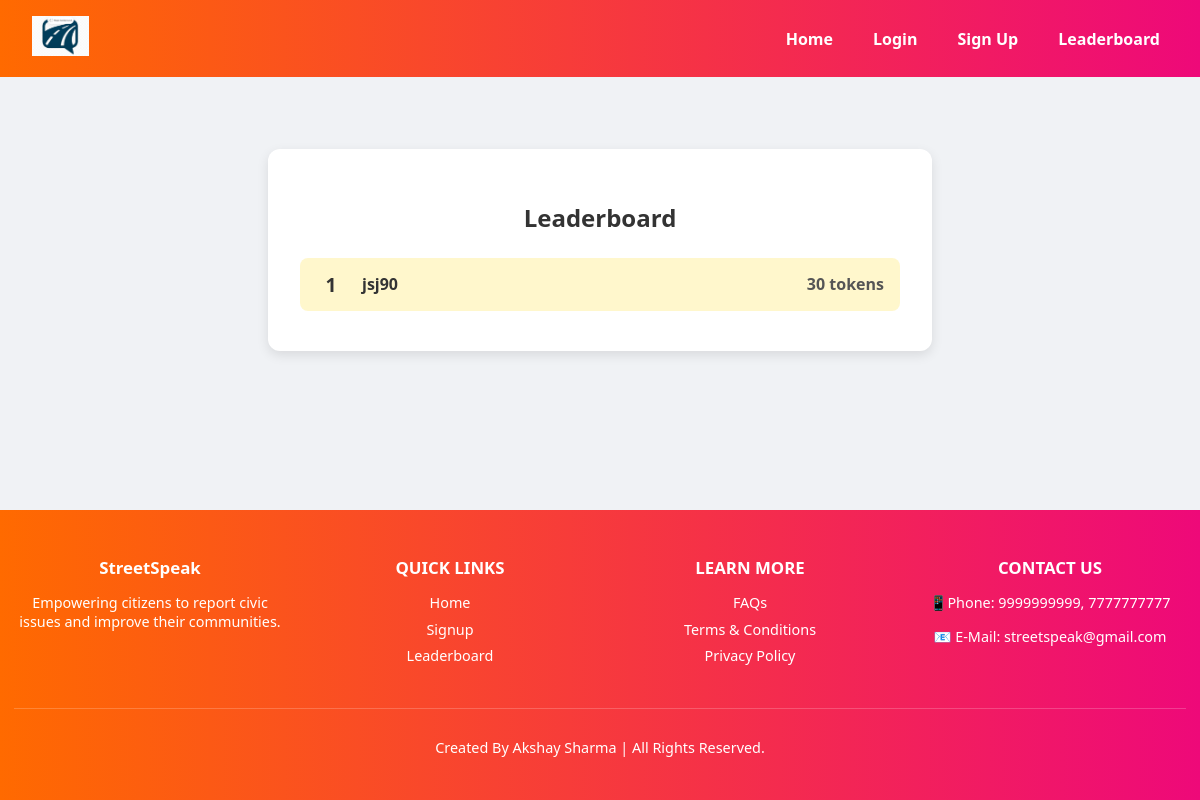
The app's page /leaderboard/, older data.
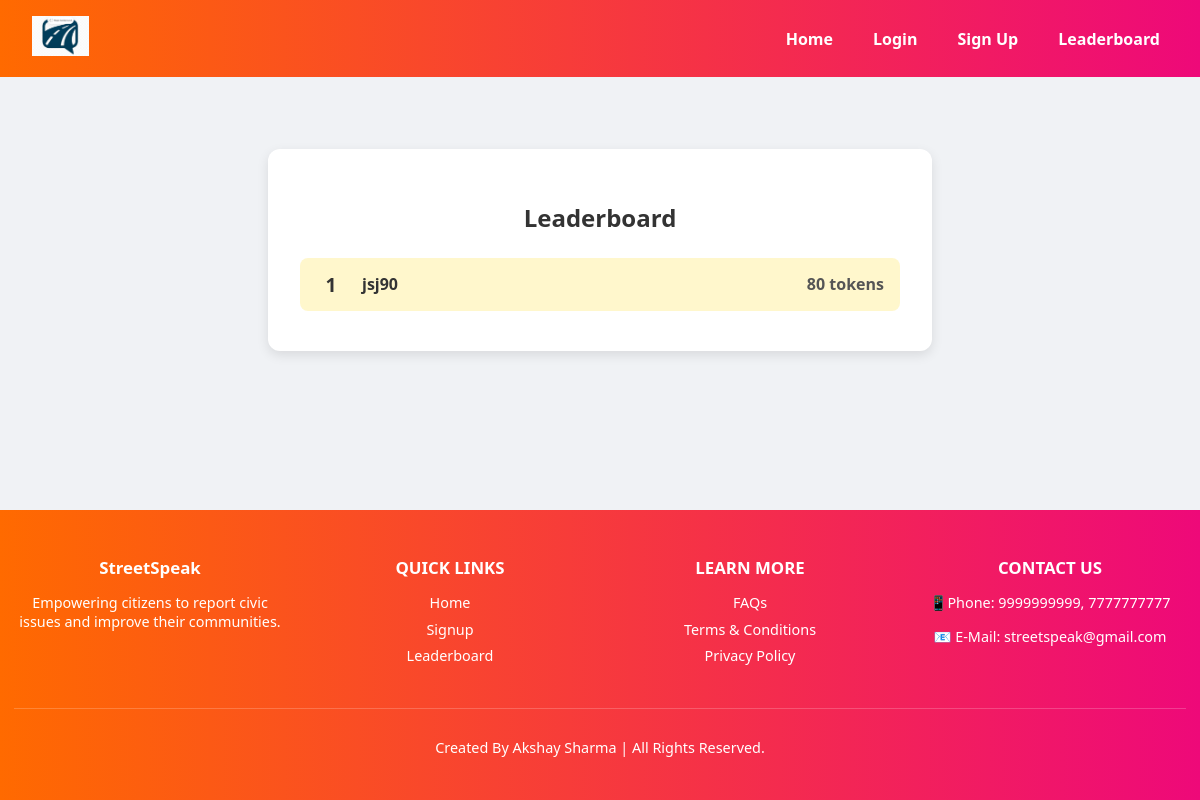
The same page, newer data.
### core/models.py (models this page shows)
class UserToken(models.Model):
    user = models.OneToOneField(User, on_delete=models.CASCADE)
    tokens = models.IntegerField(default=0)

### core/views.py (the view)
# urls.py: path('leaderboard/', views.leaderboard, name='leaderboard'),
def leaderboard(request):
    top_users = UserToken.objects.select_related('user').order_by('-tokens')[:10]
    return render(request, 'leaderboard.html', {'top_users': top_users})

### core/templates/leaderboard.html (shortened to what this page needs)
{% extends 'base.html' %}
{% load static %}
{% block extra_css %}
<link rel="stylesheet" href="{% static 'css/leaderboard.css' %}">
{% endblock %}
{% block content %}
<div class="leaderboard-container">
    <h2>Leaderboard</h2>
    <ol class="leaderboard-list">
        {% for entry in top_users %}
        <li class="leaderboard-item {% if forloop.counter == 1 %}gold{% elif forloop.counter == 2 %}silver{% elif forloop.counter == 3 %}bronze{% endif %}">
            <span class="rank">{{ forloop.counter }}</span>
            <span class="username">{{ entry.user.username }}</span>
            <span class="tokens">{{ entry.tokens }} tokens</span>
        </li>
        {% endfor %}
    </ol>
</div>
{% endblock %}

Row changes from the older to the newer data that the page shows:
changed UserToken "jsj90": tokens "30" → "80"
